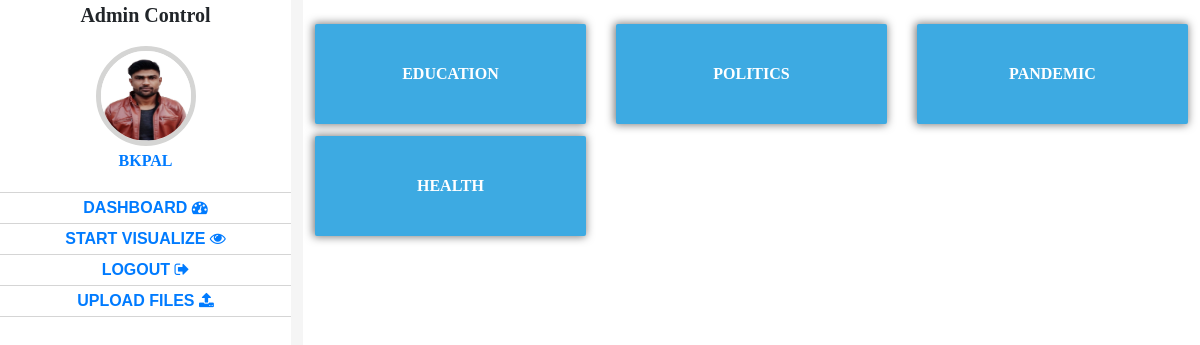
The app's page /Admincontrol/ (signed in) with its own data.
### Admincontrol/models.py (models this page shows, shortened)
class CATE(models.Model):
	cate = models.CharField(max_length=200)
	slug = models.SlugField(blank=True,null=True,default='slug-empty')

### Admincontrol/views.py (the view)
# urls.py: path('',views.index,name='index'),
@login_required(login_url='Signin')
def index(request):
	cates = CATE.objects.all()
	return render(request,'Admincontrol/index.html',{"cates":cates})

### templates/Admincontrol/index.html
{% extends 'Admincontrol/base.html' %}
{% load static %}
{%block upload %}<a  href="upload_all_file_page">Upload Files <i class="fa fa-upload"></i></a>{%endblock%}
{% block content %}
	<div class="row">
				{% for i in cates %}
					<div class="col-sm-4">
						<a href="{{i.slug}}" style="text-decoration: none;"><div style="background: #3DAAE2;width: 100%;height: 100px;color:#FFFFFF;;margin-top: 12px;box-shadow: -1px 0px 8px 1px rgba(0,0,0,0.5);border-radius: .12em;">
						<p style="line-height: 100px;color:#FFFFFF;;text-align: center;text-transform: uppercase;font-family: 'Poor Richard';font-weight: bold;">
							{{i.cate}}
						</p>
					</div>
				</a>
					</div>
				{%endfor%}
			</div>
{% endblock content %}

### templates/Admincontrol/base.html (shortened to what this page needs)
{% load static %}
<!DOCTYPE html>
<html>
<head>
	<link rel="stylesheet" type="text/css" href="https://stackpath.bootstrapcdn.com/bootstrap/4.5.2/css/bootstrap.min.css">
	<link rel="stylesheet" type="text/css" href="https://stackpath.bootstrapcdn.com/font-awesome/4.7.0/css/font-awesome.min.css">
	<link rel="stylesheet" type="text/css" href="{% static 'Admincontrol/css/mystyle.css' %}">
</head>
<body>
	<div class="main-container">
		<div class="left-container">
			<p class="name-title">Admin Control</p>
			<ul class="admin-list">
				<li>
					{% if user.is_authenticated %}
					<a href="#">
					<img src="{% static 'Admincontrol/images/sk.jpg' %}" style="width: 100px;border-radius: 50%;height: 100px;border-width: 20px;border:5px solid #D5D5D4;">
				    <p>{{user.username}}</p>
				</a>
				   {%endif%}
			   </li>
				<li><a href="{% url 'DashBoard' %}" att="DashBoard" class="links">DashBoard <i class="fa fa-dashboard"></i></a></li>
				<li><a href="{% url 'index' %}" att="StartVisualize" class="links">Start Visualize <i class="fa fa-eye"></i></a></li>
				<li><a href="{% url 'Logout' %}" att="Logout" class="links">Logout <i class="fa fa-sign-out"></i></a></li>
				<li>{%block upload %}{%endblock%}</li>
			</ul>
		</div>
		<div class="right-container">
			{%block content%}
			{%endblock content%}
		</div>
	</div>
</body>
</html>

### static/Admincontrol/css/mystyle.css (style rules this page uses)
body { background: #F5F5F5; font-family: 'Trebuchet MS'; overflow-x: hidden; }
* { padding: 0; font-family: 'Tahoma'; margin:0; }
.main-container { width: 100%; height: auto; display: flex; flex-direction: row; }
.left-container { flex: 1; height: 100%; background: #FFFFFF; width: 100%; min-height: 1000px; text-transform: uppercase; font-family: sans-serif; }
.right-container { flex: 3; min-height: 1000px; background: #FFFFFF; padding: 12px; margin-left: 12px; font-family: sans-serif; }
.name-title { font-size: 20px; width: 100%; text-align: center; font-family: 'Lucida Calligraphy'; font-weight: bold; text-transform: none; }
.admin-list { width: 100%; }
.admin-list li { width: 100%; line-height: 30px; list-style: none; text-align: center; box-sizing: border-box; border-bottom: 1px solid #D5D5D5; }
.admin-list li a { text-align: center; display: block; text-decoration: none; font-weight: bold; font-family: sans-serif; }

### records on screen
CATE: cate "EDUCATION"
CATE: cate "POLITICS"
CATE: cate "PANDEMIC"
CATE: cate "HEALTH"

### other values on screen
{{ user.username }} "BKPAL"
